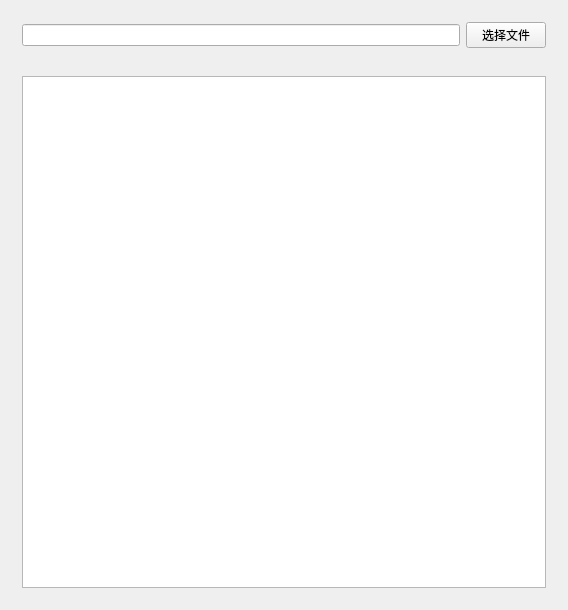
<?xml version="1.0" encoding="UTF-8"?>
<ui version="4.0">
 <class>Widget</class>
 <widget class="QWidget" name="Widget">
  <property name="geometry">
   <rect>
    <x>0</x>
    <y>0</y>
    <width>568</width>
    <height>610</height>
   </rect>
  </property>
  <property name="windowTitle">
   <string>Widget</string>
  </property>
  <layout class="QVBoxLayout" name="verticalLayout">
   <item>
    <widget class="QWidget" name="widget" native="true">
     <layout class="QHBoxLayout" name="horizontalLayout">
      <item>
       <widget class="QLineEdit" name="lineEdit"/>
      </item>
      <item>
       <widget class="QPushButton" name="pushButton">
        <property name="text">
         <string>选择文件</string>
        </property>
       </widget>
      </item>
     </layout>
    </widget>
   </item>
   <item>
    <widget class="QWidget" name="widget_2" native="true">
     <layout class="QHBoxLayout" name="horizontalLayout_2">
      <item>
       <widget class="QTextEdit" name="textEdit"/>
      </item>
     </layout>
    </widget>
   </item>
  </layout>
 </widget>
 <layoutdefault spacing="6" margin="11"/>
 <resources/>
 <connections/>
</ui>
